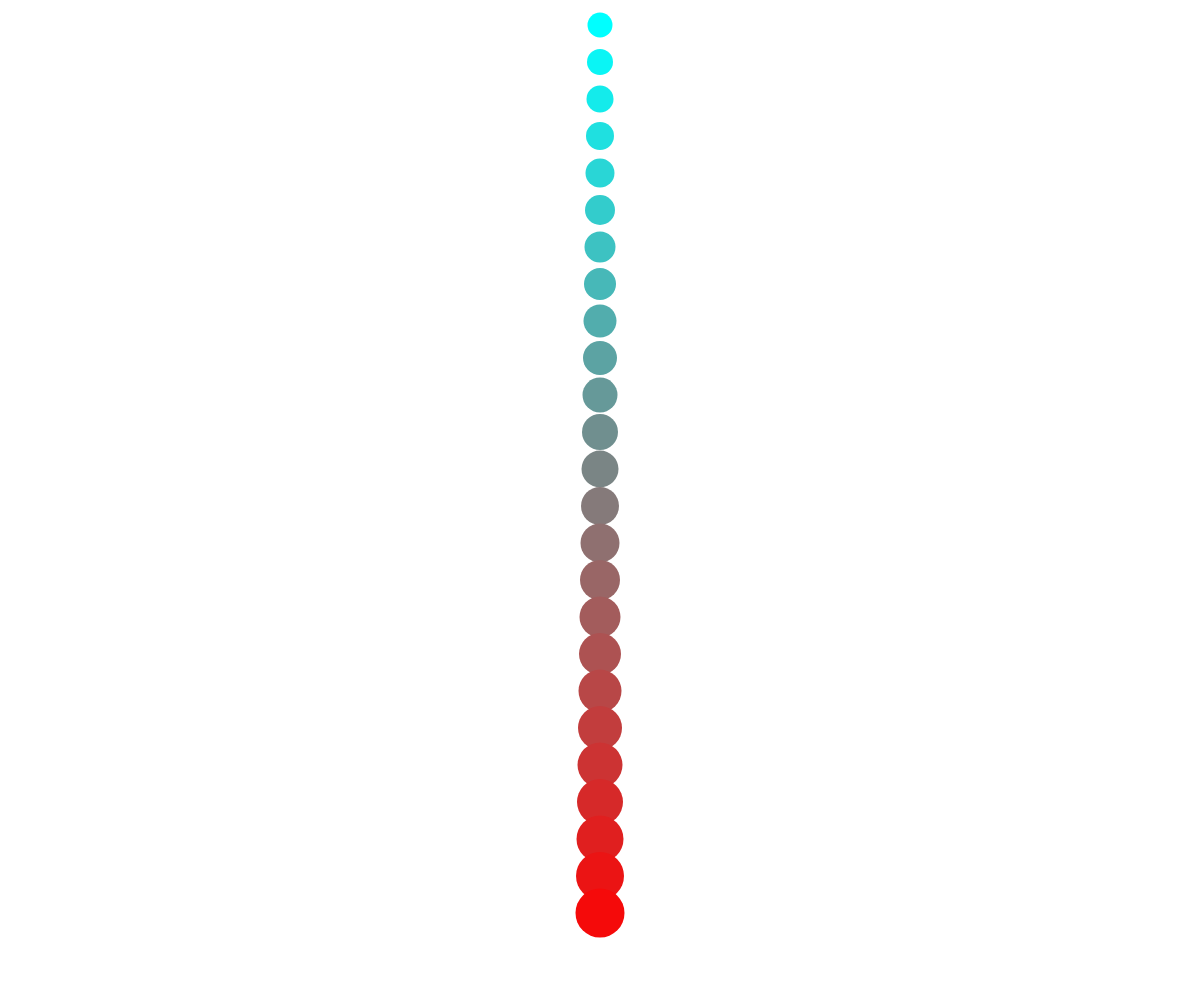
Frame 1 (no input)
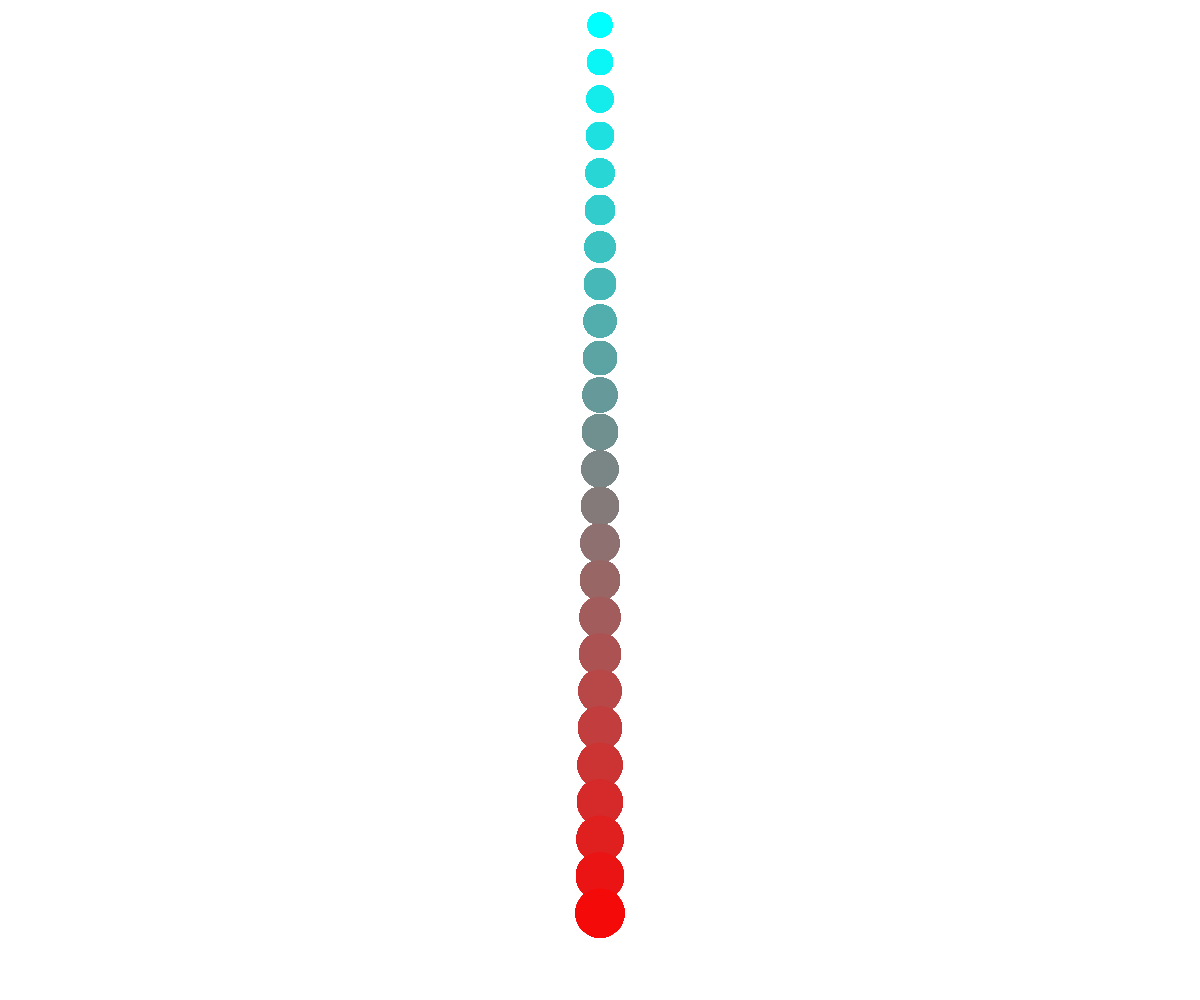
Frame 60 (no input)
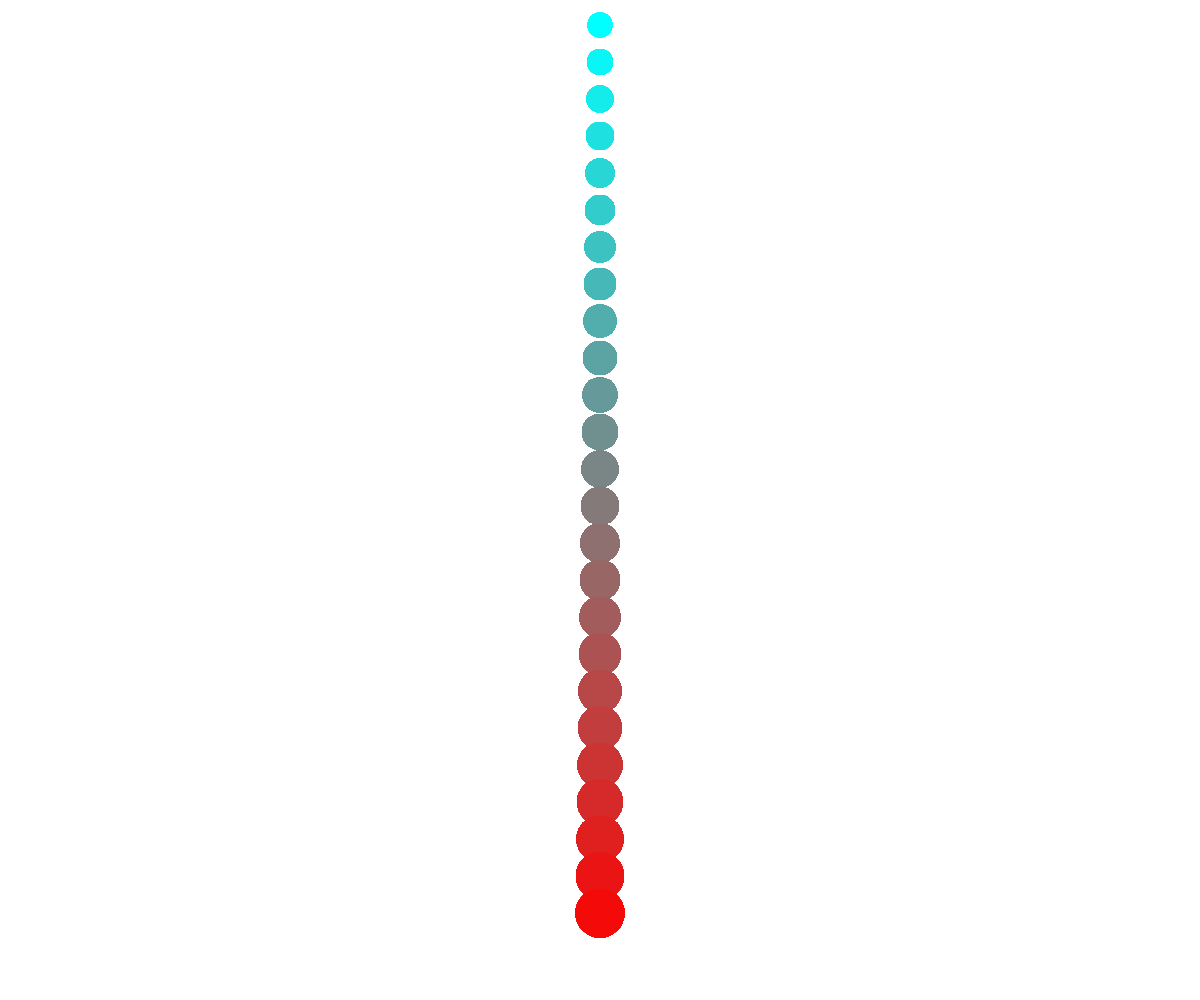
Frame 120 (the mouse pressed at the canvas centre since frame 60)

The p5.js sketch that drew these frames (run headless with seeded random() and noise() and a simulated clock; from frame 60 on, the mouse is pressed at the canvas centre):

// p5.js sketch
// ── sketch.js
function setup() {
	createCanvas(windowWidth, windowHeight);
}



function draw() {

	noStroke();

	fill(0);

	for(var i = 0; i < 25; i ++){
		fill(map(i,0, 25, 0, 255),map(i,0, 25, 255, 0),map(i,0, 25, 255, 0));
		var yPosition = map(i, 0, 25, 0, height-100);
		ellipse(windowWidth/2, 25+i+yPosition, 25+i, 25+i);
	}

}
